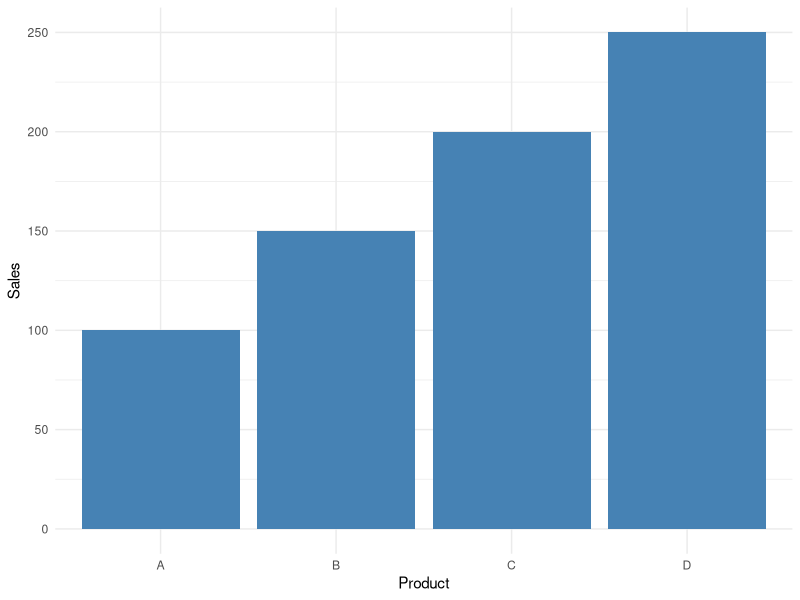

Write the R code that produced this figure.
library(ggplot2)
df <- data.frame(
  Product = c("A", "B", "C", "D"),
  Sales = c(100, 150, 200, 250)
)
print("Original DataFrame:")
print(df)
ggplot(df, aes(x = Product, y = Sales)) +
  geom_bar(stat = "identity", fill = "steelblue") +
  theme_minimal()
